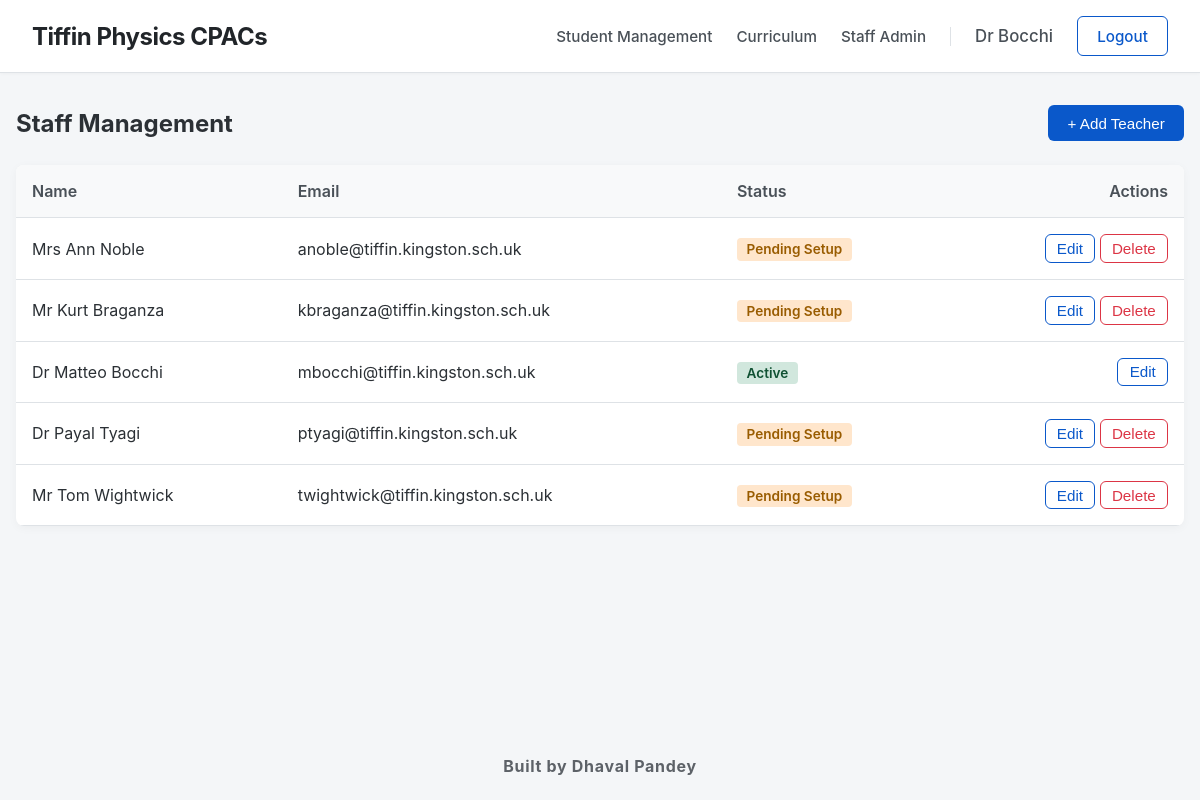
Before: /teachers (signed in) with the older database file.
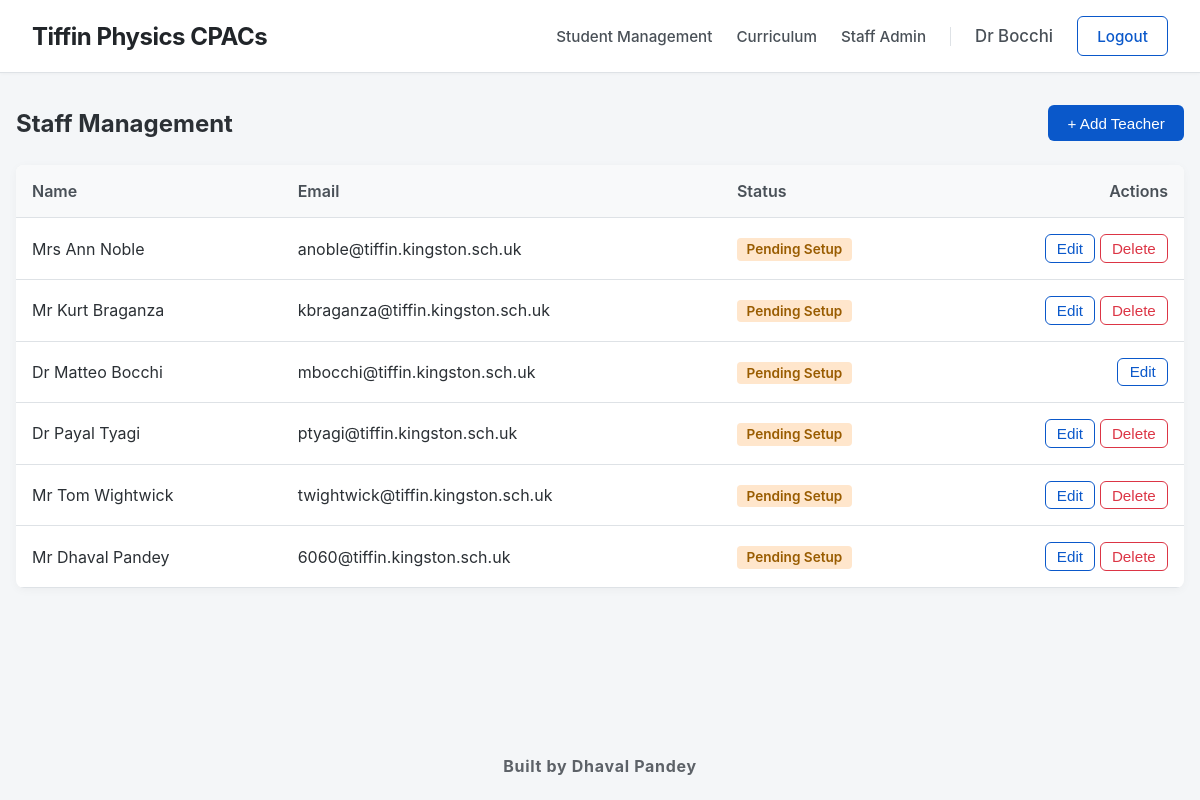
After: the same page with the newer database file.
### app.py (models this page shows, shortened)
class Teacher(UserMixin, db.Model):
    id = db.Column(db.Integer, primary_key=True)
    email = db.Column(db.String(150), unique=True, nullable=False)
    password = db.Column(db.String(200), nullable=True)
    title = db.Column(db.String(10), nullable=False)
    first_name = db.Column(db.String(100), nullable=False)
    last_name = db.Column(db.String(100), nullable=False)
    @property
    def role(self): return 'teacher'

### app.py (the view)
@app.route('/teachers')
@teacher_required
def teacher_management():
    teachers = Teacher.query.all()
    return render_template('teacher_management.html', teachers=teachers)

### app.py (called while the page is built)
@login_manager.user_loader
def load_user(user_id):
    if user_id.startswith('teacher_'): return Teacher.query.get(int(user_id.split('_')[1]))
    elif user_id.startswith('student_'): return Student.query.get(int(user_id.split('_')[1]))
    return None

def teacher_required(f):
    @wraps(f)
    def decorated_function(*args, **kwargs):
        if not current_user.is_authenticated or current_user.role != 'teacher': abort(403)
        return f(*args, **kwargs)
    return decorated_function

### templates/teacher_management.html (shortened to what this page needs)
{% extends 'base.html' %} {% block content %}
<div class="section-header">
	<h2 style="margin: 0">Staff Management</h2>
	<button
		class="btn"
		onclick="
			document.getElementById('addTeacherModal').style.display = 'flex'
		">
		+ Add Teacher
	</button>
</div>
<table class="data-table">
	<tr>
		<th>Name</th>
		<th>Email</th>
		<th>Status</th>
		<th style="text-align: right">Actions</th>
	</tr>
	{% for t in teachers %}
	<tr>
		<td>{{ t.title }} {{ t.first_name }} {{ t.last_name }}</td>
		<td>{{ t.email }}</td>
		<td>
			{% if t.password %}
			<span
				style="
					color: #0f5132;
					background: #d1e7dd;
					padding: 0.2rem 0.6rem;
					border-radius: 4px;
					font-weight: 600;
					font-size: 0.85rem;
				"
				>Active</span
			>
			{% else %}
			<span
				style="
					color: #995c00;
					background: #ffe6cc;
					padding: 0.2rem 0.6rem;
					border-radius: 4px;
					font-weight: 600;
					font-size: 0.85rem;
				"
				>Pending Setup</span
			>
			{% endif %}
		</td>
		<td style="text-align: right">
			<button
				class="btn btn-outline"
				style="padding: 0.3rem 0.7rem"
				onclick="openEditTeacher({{ t.id }}, '{{ t.title }}', '{{ t.first_name }} {{ t.last_name }}')">
				Edit
			</button>
			{% if current_user.id != t.id %}
			<form
				method="POST"
				action="{{ url_for('delete_teacher', id=t.id) }}"
				style="display: inline"
				onsubmit="return confirm('Delete teacher {{ t.last_name }}?');">
				<button
					type="submit"
					class="btn btn-danger"
					style="padding: 0.3rem 0.7rem">
					Delete
				</button>
			</form>
			{% endif %}
		</td>
	</tr>
	{% endfor %}
</table>
{% endblock %}

### templates/base.html (shortened to what this page needs)
<!doctype html>
<html lang="en">
	<head>
	</head>
	<body>
		<nav class="navbar">
			<h2>
				<a
					href="{% if current_user.is_authenticated and current_user.role == 'teacher' %}{{ url_for('dashboard') }}{% else %}{{ url_for('home') }}{% endif %}"
					class="navbar-brand"
					>Tiffin Physics CPACs</a
				>
			</h2>
			<div style="display: flex; align-items: center">
				{% if current_user.is_authenticated %} {% if current_user.role
				== 'teacher' %}
				<div class="nav-menu">
					<a href="{{ url_for('dashboard') }}" class="nav-link"
						>Student Management</a
					>
					<a
						href="{{ url_for('curriculum_management') }}"
						class="nav-link"
						>Curriculum</a
					>
					<a
						href="{{ url_for('teacher_management') }}"
						class="nav-link"
						>Staff Admin</a
					>
				</div>
				<span class="user-name"
					>{{ current_user.title }} {{ current_user.last_name }}</span
				>
				{% endif %}
				<a href="{{ url_for('logout') }}" class="btn btn-outline"
					>Logout</a
				>
				{% endif %}
			</div>
		</nav>
		<div class="content-wrapper">
			<div class="container">
				 {% block content %}{%
				endblock %}
			</div>
		</div>
		<b><footer class="site-footer">Built by Dhaval Pandey</footer></b>
	</body>
</html>

### templates/base.html (style rules this page uses)
:root { --bg: #f4f6f8; --text: #2b3035; --primary: #0a58ca; --border: #dee2e6; }
html, body { height: 100%; }
body { font-family: -apple-system, BlinkMacSystemFont, "Segoe UI", Roboto, sans-serif; background: var(--bg); color: var(--text); margin: 0; padding: 0; display: flex; flex-direction: column; }
.navbar { background: #ffffff; padding: 1rem 2rem; border-bottom: 1px solid var(--border); display: flex; justify-content: space-between; align-items: center; box-shadow: 0 1px 3px rgba(0, 0, 0, 0.03); }
.navbar h2 { margin: 0; font-weight: 700; letter-spacing: -0.5px; }
.navbar-brand { text-decoration: none; color: #212529; transition: color 0.2s ease; }
.nav-menu { display: flex; gap: 1.5rem; align-items: center; margin-right: 1.5rem; padding-right: 1.5rem; border-right: 1px solid var(--border); }
.nav-link { text-decoration: none; color: #495057; font-weight: 500; font-size: 0.95rem; transition: color 0.2s; }
.user-name { font-weight: 500; font-size: 1.05rem; margin-right: 1.5rem; color: #495057; }
.content-wrapper { flex: 1; }
.container { max-width: 1400px; margin: 2rem auto; padding: 0 1rem; }
.btn { padding: 0.6rem 1.2rem; border: none; border-radius: 6px; background: var(--primary); color: white; cursor: pointer; text-decoration: none; font-size: 0.95rem; font-weight: 500; transition: background 0.2s; }
.btn-outline { background: transparent; border: 1px solid var(--primary); color: var(--primary); }
.btn-danger { background: white; border: 1px solid #dc3545; color: #dc3545; }
.site-footer { text-align: center; padding: 1.5rem; color: #5d6268; font-size: 1rem; letter-spacing: 0.7px; background: transparent; }

### templates/teacher_management.html (style rules this page uses)
.data-table { width: 100%; border-collapse: collapse; background: white; border-radius: 8px; overflow: hidden; box-shadow: 0 2px 10px rgba(0, 0, 0, 0.04); margin-bottom: 3rem; }
.data-table th, .data-table td { padding: 1rem; text-align: left; border-bottom: 1px solid var(--border); }
.data-table th { background: #f8f9fa; font-weight: 600; color: #495057; }
.section-header { display: flex; justify-content: space-between; align-items: center; margin-bottom: 1.5rem; margin-top: 1rem; }

Changed rows visible on the page:
changed Teacher "Matteo": password "Active" → "Pending Setup"
added Teacher: title "Mr", first_name "Dhaval", last_name "Pandey", email "6060@tiffin.kingston.sch.uk", shows "Pending Setup"
